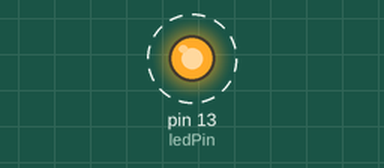
Recording of a sketch running on a simulated Arduino Uno, built with avr-gcc and run on an emulated ATmega328P. Shown: output pins drawn as LEDs (lit = HIGH). Dashed ring = blinking.

Above: at 0.5 s.
Timing chart, 0 to 4.6 s (numbered marks = the images above):
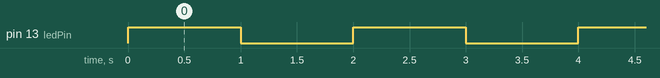

The sketch:

Blink.ino
```cpp
/*
 * Blink.ino
 *
 * Created: 6/28/2014 12:05:17 PM
 * Author: MIR
 */

#include "MyClass.h"

const int ledPin=13;
const int delay_time = 1000;

void setup()
{
	pinMode(ledPin,OUTPUT);
}

void loop()
{
	digitalWrite(ledPin,HIGH);
	delay(delay_time);
	digitalWrite(ledPin,LOW);
	delay(delay_time);
}
```

MyClass.cpp
```cpp
/*
 * MyClass.cpp
 *
 * Created: 6/28/2014 12:05:17 PM
 * Author: MIR
 */

#include "MyClass.h"

void MyClass::setup()
{

}

void MyClass::loop()
{

}

MyClass myClass;
```

MyClass.h
```cpp
/*
 * MyClass.h
 *
 * Created: 6/28/2014 12:05:17 PM
 * Author: MIR
 */

#ifndef _MYCLASS_h
#define _MYCLASS_h

#if defined(ARDUINO) && ARDUINO >= 100
	#include "Arduino.h"
#else
	#include "WProgram.h"
#endif

class MyClass
{
 private:


 public:
	void setup();
	void loop();
};

extern MyClass myClass;

#endif
```

Measured:
- by itself, pin 13 (ledPin): alternates HIGH for 1.0 s and LOW for 1.0 s
